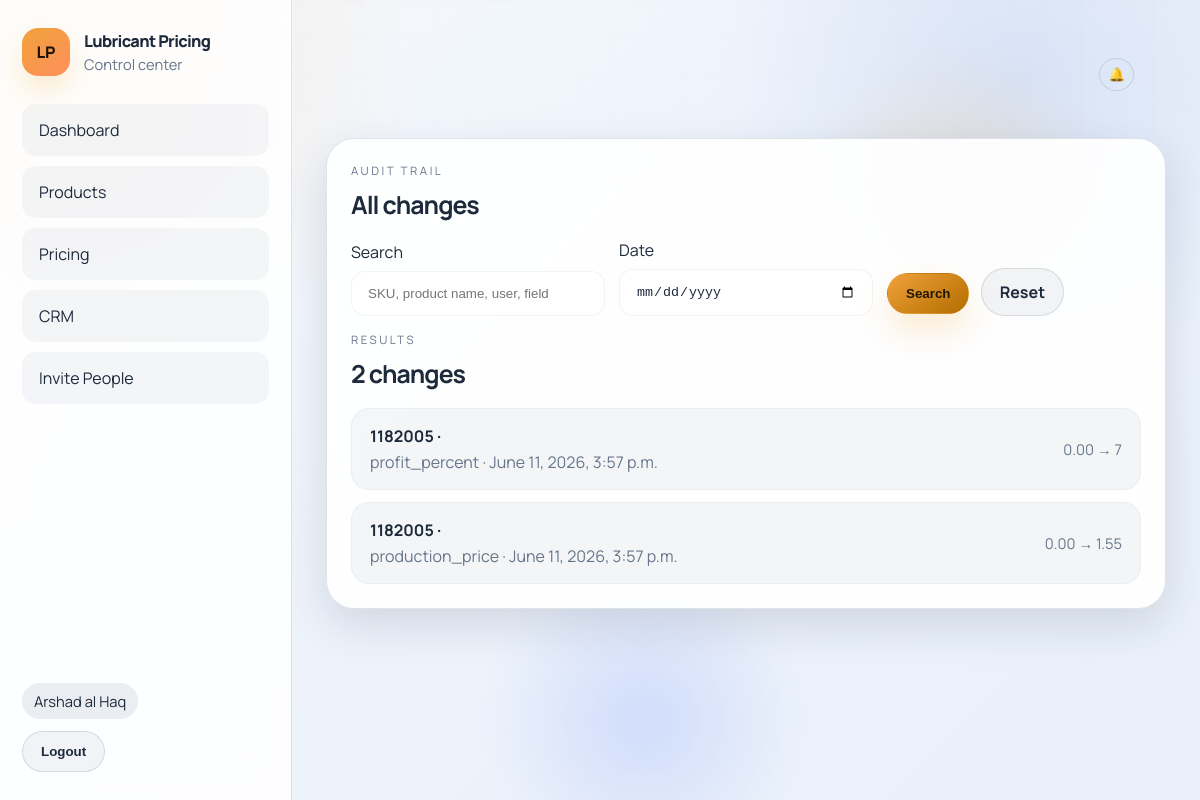
The page /history/ (signed in) on the database as committed earlier.
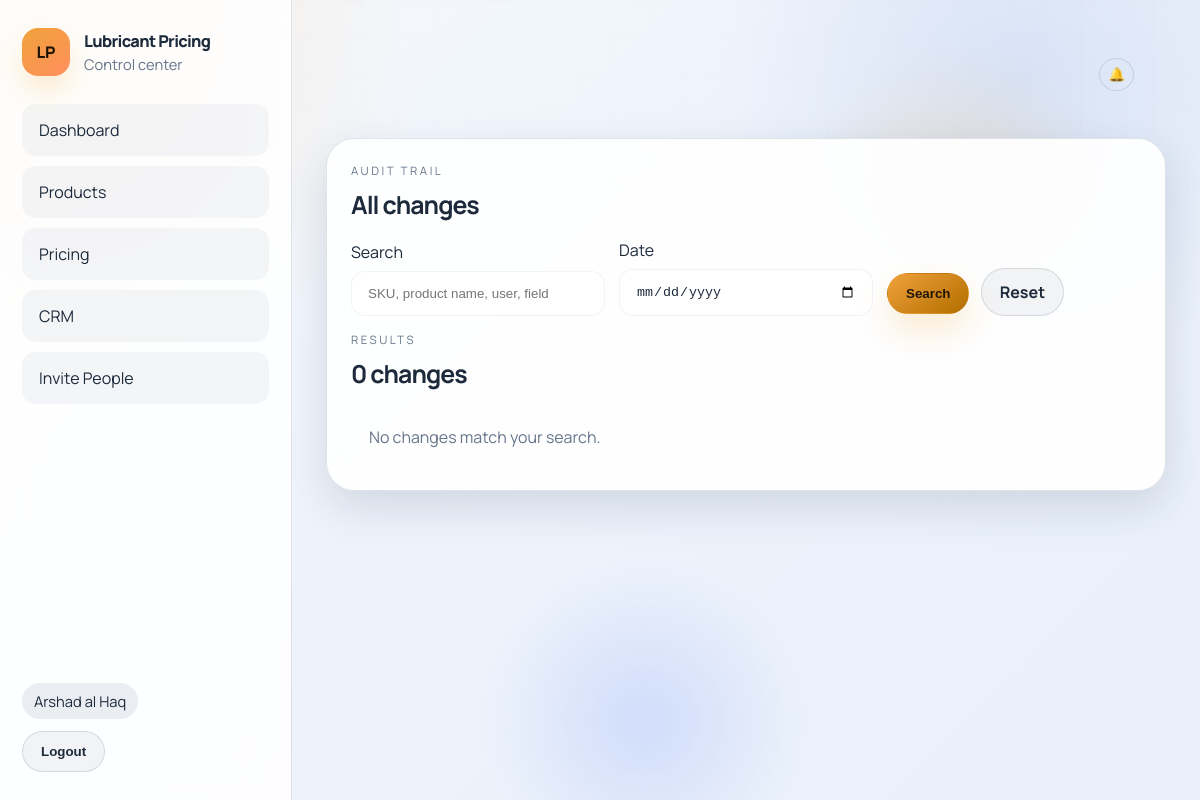
The same page on the database as committed later.
### core/models.py (models this page shows, shortened)
class ProductChange(models.Model):
    product = models.ForeignKey(Product, on_delete=models.CASCADE, related_name="changes")
    changed_by = models.ForeignKey(
        settings.AUTH_USER_MODEL,
        null=True,
        blank=True,
        on_delete=models.SET_NULL,
    )
    field_name = models.CharField(max_length=100)
    old_value = models.CharField(max_length=255, blank=True)
    new_value = models.CharField(max_length=255, blank=True)
    created_at = models.DateTimeField(auto_now_add=True)

class Product(models.Model):
    master = models.ForeignKey(MasterProduct, on_delete=models.CASCADE, null=True, blank=True, related_name="pricing_records")
    sku = models.CharField(max_length=50)
    name = models.CharField(max_length=200)
    quantity = models.DecimalField(max_digits=12, decimal_places=2, default=0)
    production_price = models.DecimalField(max_digits=12, decimal_places=2, default=0)
    profit_percent = models.DecimalField(max_digits=6, decimal_places=2, default=0)
    selling_price = models.DecimalField(max_digits=12, decimal_places=2, default=0)
    updated_by = models.ForeignKey(
        settings.AUTH_USER_MODEL,
        null=True,
        blank=True,
        on_delete=models.SET_NULL,
        related_name="updated_products",
    )
    updated_at = models.DateTimeField(auto_now=True)
    effective_date = models.DateField(null=True, blank=True)

### core/views.py (the view, shortened to what this page needs)
# urls.py: path("history/", views.history_view, name="history_view"),
@login_required
def history_view(request):
    query = (request.GET.get("q") or "").strip()
    date_value = (request.GET.get("date") or "").strip()
    changes = ProductChange.objects.select_related("product", "changed_by").order_by("-created_at")
    if date_value:
        parsed_date = parse_date(date_value)
        if parsed_date:
            changes = changes.filter(created_at__date=parsed_date)
    return render(
        request,
        "history.html",
        {
            "changes": changes,
            "query": query,
            "date_value": date_value,
            "total_count": changes.count(),
        },
    )

### templates/history.html
{% extends "base.html" %}
{% block content %}
<section class="panel-card">
  <div class="section-head">
    <div>
      <p class="eyebrow">Audit trail</p>
      <h2>All changes</h2>
    </div>
  </div>
  <form method="get" class="form-grid" style="grid-template-columns: repeat(3, minmax(0, 1fr)); gap: 14px; align-items: end;">
    <p>
      <label for="id_q">Search</label>
      <input id="id_q" type="text" name="q" value="{{ query }}" placeholder="SKU, product name, user, field">
    </p>
    <p>
      <label for="id_date">Date</label>
      <input id="id_date" type="date" name="date" value="{{ date_value }}">
    </p>
    <div class="form-actions">
      <button class="primary-button" type="submit">Search</button>
      <a class="ghost-button" href="/history/" style="margin-left: 8px;">Reset</a>
    </div>
  </form>
  <div class="section-head" style="margin-top: 16px;">
    <div>
      <p class="eyebrow">Results</p>
      <h2>{{ total_count }} change{{ total_count|pluralize }}</h2>
    </div>
  </div>
  <div class="stack-list">
    {% for item in changes %}
    <div class="list-row">
      <div>
        <strong>{{ item.product.sku }} · {{ item.product.name }}</strong>
        <span>{{ item.field_name }} · {{ item.created_at }}{% if item.changed_by %} · by {{ item.changed_by.username }}{% endif %}</span>
      </div>
      <div class="list-meta">{{ item.old_value }} → {{ item.new_value }}</div>
    </div>
    {% empty %}
    <div class="empty-state">No changes match your search.</div>
    {% endfor %}
  </div>
</section>
{% endblock %}

### templates/base.html (shortened to what this page needs)
{% load static %}
<!doctype html>
<html lang="en">
<head>
  <link rel="stylesheet" href="{% static 'core/styles.css' %}">
</head>
<body>
  <div class="app-shell">
    <aside class="sidebar">
      <div class="sidebar-header">
        <div class="brand">
          <div class="brand-mark">LP</div>
          <div>
            <div class="brand-name">Lubricant Pricing</div>
            <div class="brand-subtitle">Control center</div>
          </div>
        </div>
      </div>
      <nav class="sidebar-nav">
        <a class="nav-link" href="/">Dashboard</a>
        {% if user.is_authenticated %}
            <a class="nav-link" href="/products/">Products</a>
            <a class="nav-link" href="/pricing/">Pricing</a>
            <a class="nav-link" href="/crm/">CRM</a>
          {% if user.username == "Arshad al Haq" %}
            <a class="nav-link" href="/invite/">Invite People</a>
          {% endif %}
        {% endif %}
      </nav>
      <div class="sidebar-footer">
        {% if user.is_authenticated %}
          <div class="user-chip">{{ user.username }}</div>
          <form method="post" action="/accounts/logout/">
            <button class="ghost-button" type="submit">Logout</button>
          </form>
        {% else %}
          <a class="primary-button" href="/accounts/login/">Login</a>
        {% endif %}
      </div>
    </aside>
    <main class="main-panel">
      <div class="ambient ambient-b"></div>
      <header class="app-header">
        <div class="header-actions">
          {% if user.is_authenticated %}
          <div class="notification-bell" style="position: relative; cursor: pointer;">
            <button id="bell-button" class="ghost-button" style="padding: 8px; border-radius: 50%; background: var(--card-bg); border: 1px solid var(--line);">
              🔔
            </button>
          </div>
          {% endif %}
        </div>
      </header>
      {% block content %}{% endblock %}
    </main>
  </div>
</body>
</html>

Rows that differ between the two databases and show on the page:
removed ProductChange: product.sku "1182005", field_name "profit_percent", created_at "June 11, 2026, 3:57 p.m.", old_value "0.00", new_value "7"
removed ProductChange: product.sku "1182005", field_name "production_price", created_at "June 11, 2026, 3:57 p.m.", old_value "0.00", new_value "1.55"
Other text that changed with them:
{{ total_count }}: "2" → "0"
text now shown: "No changes match your search."
